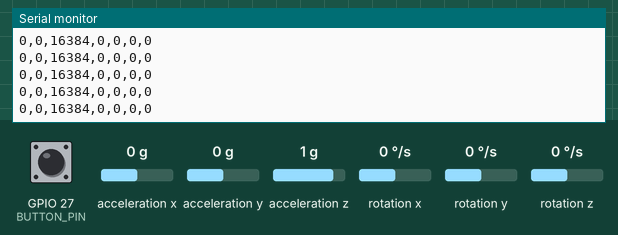
Bench run of a sketch on a simulated ESP32. Shown: the last lines printed to the serial monitor. Wiring (inferred from the names in the program): MPU-6050 motion sensor at I2C address 0x68. Inputs (shaded band) come from the test bench; at power-on: acceleration x 0 g, GPIO 27 (BUTTON_PIN) HIGH, acceleration y 0 g, acceleration z 1 g, rotation x 0 °/s, rotation y 0 °/s, rotation z 0 °/s. Nothing arrives over Bluetooth unless stated.

Above: at 1.3 s.
1.4 s: acceleration x set to -1.4 g
At 1.42 s:
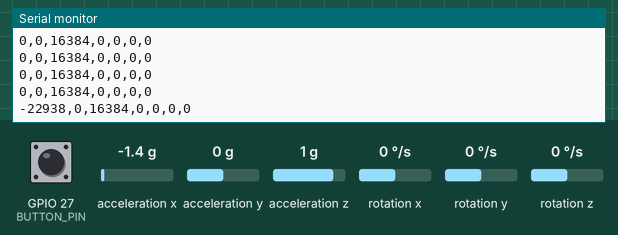
2.9 s: GPIO 27 (BUTTON_PIN) pulled LOW for 0.15 s
At 2.92 s:
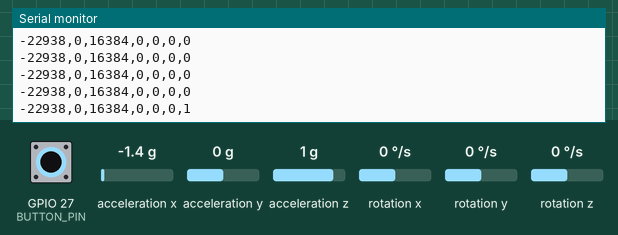
4.5 s: acceleration y set to -1.4 g
At 4.52 s:
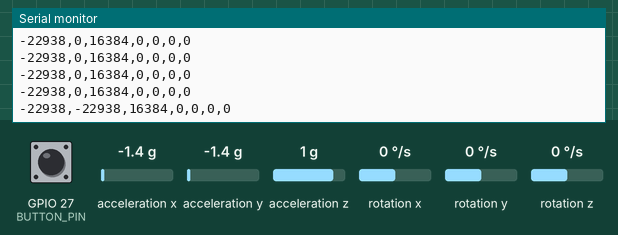
6.0 s: GPIO 27 (BUTTON_PIN) pulled LOW for 1 s
At 6.03 s:
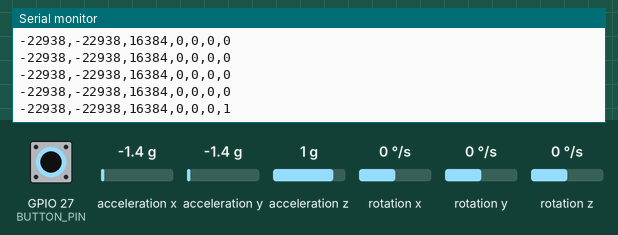
8.5 s: acceleration z set to -1.4 g
At 8.53 s:
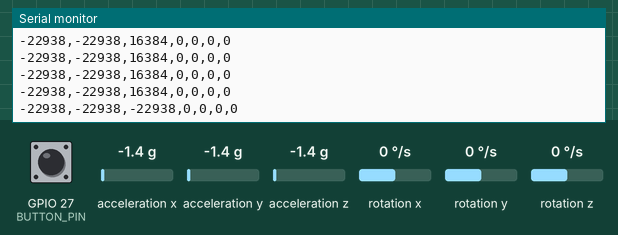
10.0 s: rotation x set to -192 °/s
At 10.03 s:
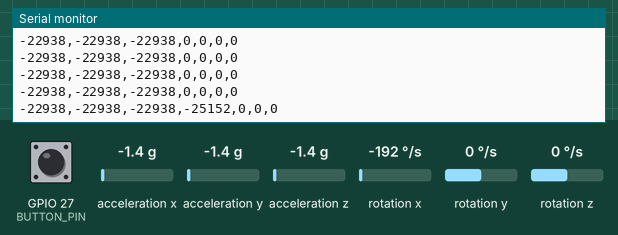

Measured:
- after the input at 1.4 s, the serial monitor: prints a new line at once (image 1)
- after the input at 2.9 s, the serial monitor: prints a new line at once (image 2)
- after the input at 4.5 s, the serial monitor: prints a new line at once (image 3)
- after the input at 6.0 s, the serial monitor: prints a new line at once (image 4)
- after the input at 8.5 s, the serial monitor: prints a new line at once (image 5)
- after the input at 10.0 s, the serial monitor: prints a new line at once (image 6)

The sketch:

HCI2_Wearable_Demo.ino
```cpp
/* HCI 2.0 starter firmware
   Board assumption: original ESP32-WROOM-32 Dev Module with Bluetooth Classic SPP.
   MPU6050: VCC=3V3, GND=GND, SCL=GPIO22, SDA=GPIO21.
   Button: GPIO27 to GND, using INPUT_PULLUP (pressed reads LOW).
   Sends CSV: ax,ay,az,gx,gy,gz,button over Bluetooth and Serial.

   This is telemetry starter code, not calibrated gesture recognition or cursor control.
*/
#include <Wire.h>
#include <BluetoothSerial.h>

BluetoothSerial SerialBT;
static const uint8_t MPU_ADDR = 0x68;
static const int SDA_PIN = 21;
static const int SCL_PIN = 22;
static const int BUTTON_PIN = 27;
static const uint32_t SAMPLE_PERIOD_MS = 50;
uint32_t lastSample = 0;

bool writeMPU(uint8_t reg, uint8_t value) {
  Wire.beginTransmission(MPU_ADDR);
  Wire.write(reg);
  Wire.write(value);
  return Wire.endTransmission() == 0;
}

bool readMPU(uint8_t startReg, uint8_t *buf, size_t count) {
  Wire.beginTransmission(MPU_ADDR);
  Wire.write(startReg);
  if (Wire.endTransmission(false) != 0) return false;
  size_t got = Wire.requestFrom((int)MPU_ADDR, (int)count, (int)true);
  if (got != count) return false;
  for (size_t i = 0; i < count; ++i) buf[i] = Wire.read();
  return true;
}

void setup() {
  pinMode(BUTTON_PIN, INPUT_PULLUP);
  Serial.begin(115200);
  Wire.begin(SDA_PIN, SCL_PIN);
  delay(100);

  if (!writeMPU(0x6B, 0x00)) {
    Serial.println("ERROR: MPU6050 not responding at 0x68; check wiring/address.");
  } else {
    writeMPU(0x1B, 0x00); // gyro +/-250 deg/s
    writeMPU(0x1C, 0x00); // accel +/-2 g
    Serial.println("MPU6050 initialized.");
  }

  if (SerialBT.begin("HCI2_Wearable")) Serial.println("Bluetooth device: HCI2_Wearable");
  else Serial.println("Bluetooth start failed; check board compatibility.");
  Serial.println("ax,ay,az,gx,gy,gz,button");
}

void loop() {
  const uint32_t now = millis();
  if (now - lastSample < SAMPLE_PERIOD_MS) return;
  lastSample = now;

  uint8_t raw[14];
  if (!readMPU(0x3B, raw, sizeof(raw))) {
    Serial.println("ERROR,MPU6050_READ");
    return;
  }
  int16_t ax = (int16_t)((raw[0] << 8) | raw[1]);
  int16_t ay = (int16_t)((raw[2] << 8) | raw[3]);
  int16_t az = (int16_t)((raw[4] << 8) | raw[5]);
  int16_t gx = (int16_t)((raw[8] << 8) | raw[9]);
  int16_t gy = (int16_t)((raw[10] << 8) | raw[11]);
  int16_t gz = (int16_t)((raw[12] << 8) | raw[13]);
  const int button = (digitalRead(BUTTON_PIN) == LOW) ? 1 : 0;

  char line[100];
  snprintf(line, sizeof(line), "%d,%d,%d,%d,%d,%d,%d", ax, ay, az, gx, gy, gz, button);
  Serial.println(line);
  if (SerialBT.hasClient()) SerialBT.println(line);
}
```
